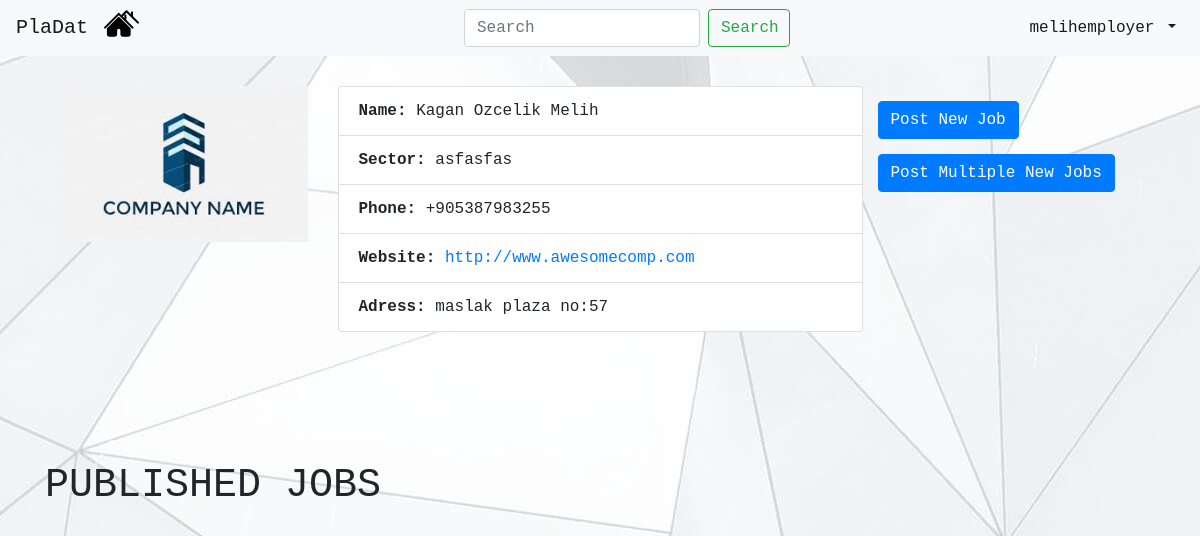
/profile/1/ (signed in), run on the app's committed database.
### mainapp/models.py (models this page shows, shortened)
class Employer(models.Model):
    user_id = models.IntegerField(default=None)
    e_mail = models.EmailField(default=None, unique=True)
    name = models.CharField(max_length=100,default=None)
    surname = models.CharField(max_length=100,default=None)
    company_name = models.CharField(max_length=100,default=None,null=True)
    sector = models.CharField(max_length=100,default="",null=True)
    phone = models.CharField(max_length=13,default="",null=True)
    website = models.CharField(default="",max_length=100,null=True)
    address = models.CharField(default="",max_length=100,null=True)
    profile_img = models.ImageField(upload_to= user_directory_path, default='comp-logo.jpg' )

### mainapp/views.py (the view, shortened to what this page needs)
# urls.py: path('profile/<int:userid>/', views.view_self_profile, name='view_self_profile'), # returns employer and student profile
@login_required
def view_self_profile(request, userid):
    current_user = request.user
    if Employer.objects.filter(user_id=userid).count()==1:
        employer = Employer.objects.get(user_id=userid)
        employers_job = Job.objects.filter(employer_id = employer.id)  # get selected employer's published jobs
        is_users_profile = (current_user.id == employer.user_id) # check if profile is user's profile
        is_student = (Student.objects.filter(user_id=current_user.id).count()==1) # check if user is student
        if is_student:
            student = Student.objects.get(user_id=current_user.id)
            student_applied = Application.objects.filter(student_id=student.id)
            student_applied_job = student_applied.values_list('job_id', flat = True)
        else:
            student_applied_job = [] # to avoid error
        return render(request, "employer.html", {"employer": employer, "employers_job": employers_job, "is_users_profile": is_users_profile,"is_student": is_student, "student_applied_job": student_applied_job})

### mainapp/context_processors.py (called while the page is built)
def navbar_skill(request):
    all_skills = []
    skills = Skill.objects.values_list()
    print(all_skills)
    for i in range(len(skills)):
        all_skills.append(skills[i][1])
    context = {
        "skills_database": all_skills
    }
    return context

### mainapp/templates/employer.html (shortened to what this page needs)
{% extends 'navbar.html' %}
{% block content %}
<!doctype html>
<html lang="en">
  <head>
    {% load static %}
    <link rel="stylesheet" href="https://maxcdn.bootstrapcdn.com/bootstrap/4.0.0/css/bootstrap.min.css">
  </head>
  <body>
    <div class="container-fluid">
        <div class="row" id="company-header">
        <h1 class="latest-jobs">YOUR COMPANY</h1>
        </div>
        <div class="row">
            <div class="col">
                <img src="{{ employer.profile_img.url }}" class="img-fluid" alt="Responsive image">
            </div>
            <div class="col-6">
                <ul class="list-group">
                  <li class="list-group-item"><b>Name:</b> {{employer.name}} {{employer.surname}}</li>
                  <li class="list-group-item"><b>Sector:</b> {{employer.sector}}</li>
                  <li class="list-group-item"><b>Phone:</b> {{employer.phone}}</li>
                  <li class="list-group-item"><b>Website: </b><a href="url">{{employer.website}}</a></li>
                  <li class="list-group-item"><b>Adress:</b> {{employer.address}}</li>
                </ul>
            </div>
            <div class="col">
              {% if is_users_profile %}
              <div class="row">
                <a href="/{{user.id}}/add" class="btn btn-primary">Post New Job</a>
              </div>
              <div class="row">
                <button onclick="document.getElementById('uploadmodal').style.display='block'" class="btn btn-primary">Post Multiple New Jobs</button>
              </div>
              {% else %}
              <div class="row"><a class="btn btn-primary" href="/../sendmes/{{employer.user_id}}">Send message</a>
              </div>
              {% endif %}
            </div>
        </div>
        <div class="row" id="latest-jobs-header">
        <h1 class="latest-jobs">PUBLISHED JOBS</h1>
        </div>
    </div>
  </body>
</html>
{% endblock %}

### mainapp/templates/navbar.html (shortened to what this page needs)
<!doctype html>
<html lang="en">
  <head>
    {% load static %}
    <link rel="stylesheet" href="https://maxcdn.bootstrapcdn.com/bootstrap/4.0.0/css/bootstrap.min.css">
  </head>
  <body>
    <nav class="navbar navbar-expand-sm navbar-light bg-light fixed-top ">
        <a href="#" class="navbar-brand">PlaDat</a>
        <div class="navbar-collapse collapse w-100 order-1 order-md-0 dual-collapse2">
            <ul class="navbar-nav mr-auto">
                <li class="nav-item">
                    <a href="{% url 'index' %}"> <img style="width:35px; margin-top: -10px; margin-left: -1%;" src="{% static "two-houses.svg" %}"> </a>
                </li>
            </ul>
        </div>
        <div class="navbar-collapse collapse w-100 order-1 order-md-0 dual-collapse2">
          <form class="form-inline my-2 my-lg-0" autocomplete="off" action="." method="POST">
            <input class="form-control mr-sm-2 autocomplete" name="searched_skill" id="search" type="text" placeholder="Search" aria-label="Search">
            <button style="width:25%" class="btn btn-outline-success my-2 my-sm-0 " href="#" type="submit">Search</button>
          </form>
        </div>
        <div class="navbar-collapse collapse w-100 order-3 dual-collapse2">
            <ul class="navbar-nav ml-auto">
                <li class="nav-item dropdown">
                    <a class="nav-link dropdown-toggle active" href="#" id="navbarDropdown" role="button" data-toggle="dropdown" aria-haspopup="true" aria-expanded="false">
                      {{ user.username }}
                      </a>
                </li>
            </ul>
          </div>
    </nav>
    <div class="container">
      {% block content %}
      {% endblock %}
    </div>
    </body>
</html>

### mainapp/templates/navbar.html (style rules this page uses)
* { font-family: "Lucida Console", "Courier New", monospace; }
.navbar { max-height: 65px; }

### data on the page
Employer: profile_img (picture), name "Kagan Ozcelik", surname "Melih", sector "asfasfas", phone "+905387983255", website "http://www.awesomecomp.com", address "maslak plaza no:57"

### other printed values
{{ user.username }} "melihemployer"
